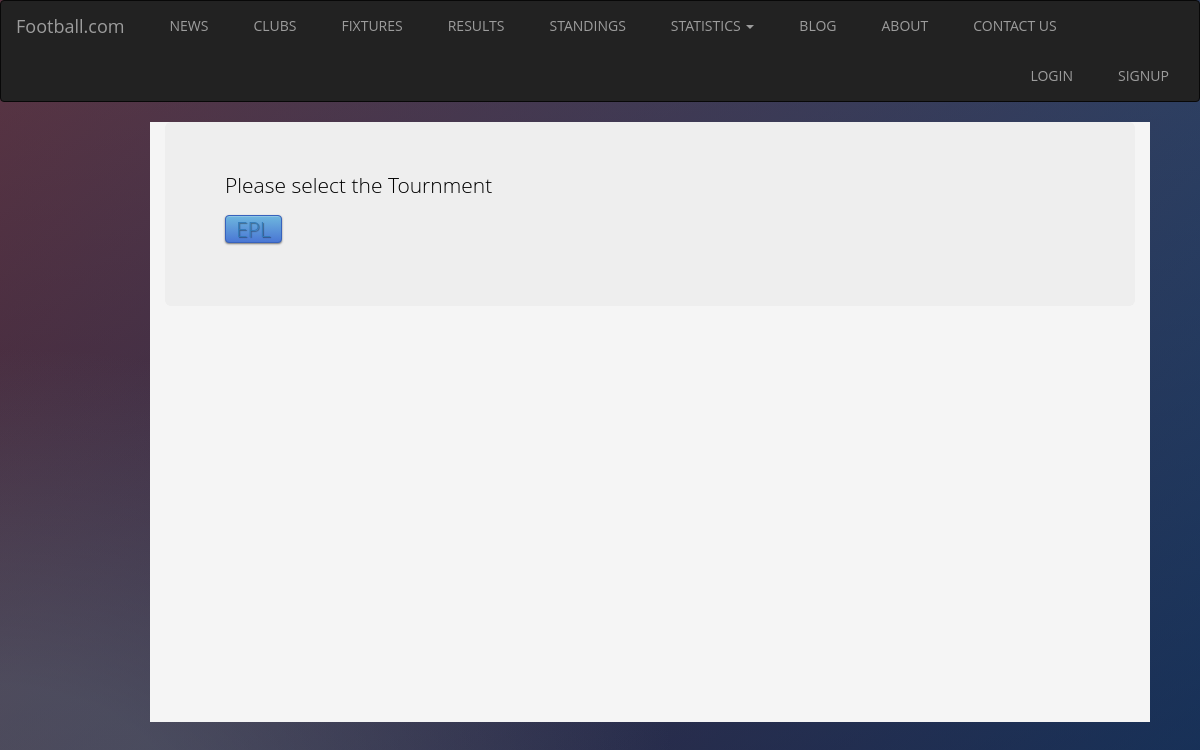
/standings_tourlist, run on an earlier commit of the app's database.
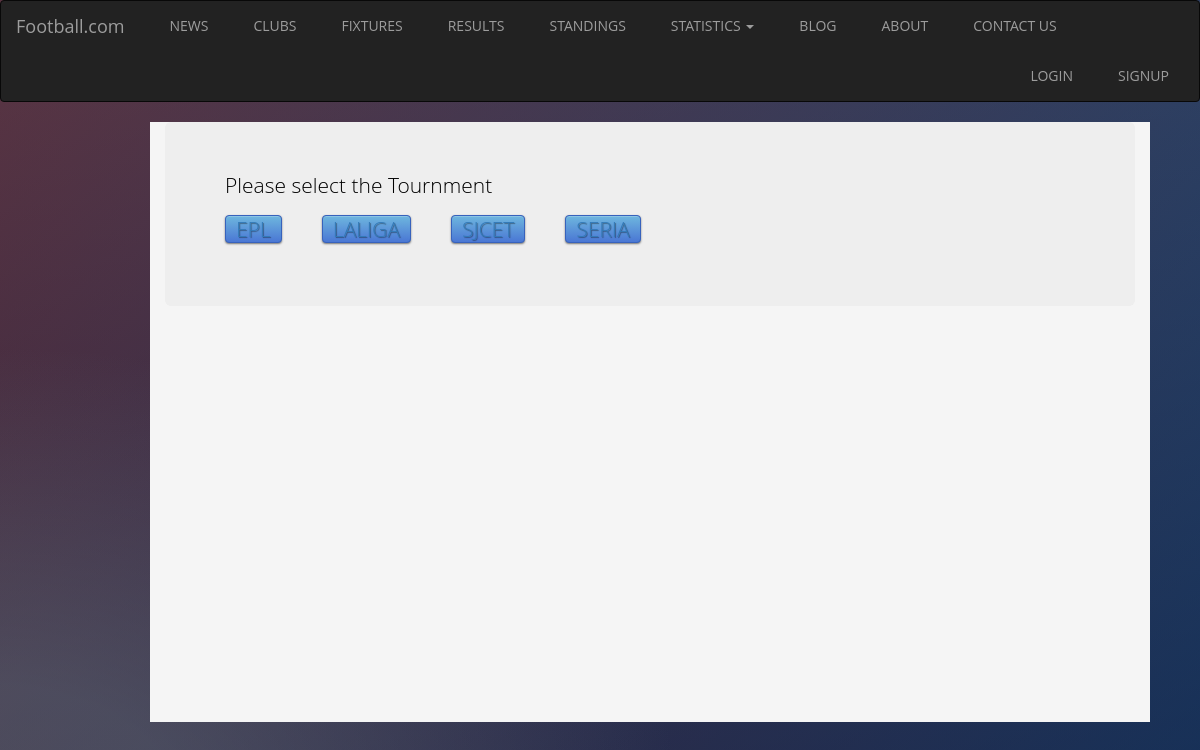
And on a later commit of the database.
### Manager/models.py (models this page shows, shortened)
class AddTournments(models.Model):
    t_name =models.CharField(max_length=30)
    t_venue = models.CharField(max_length=30)
    s_date = models.DateTimeField(default=timezone.now)
    e_date = models.DateTimeField(default=timezone.now)
    r_fee = models.IntegerField()

### Manager/views.py (the view)
# urls.py: url(r'^standings_tourlist', views.standing_tour_list),
def standing_tour_list(request):
    tourlist_cursor =connection.cursor()
    tourlist_cursor.execute("""
    SELECT DISTINCT Manager_addtournments.id,Manager_addtournments.t_name from Manager_tournmentregistration
	LEFT OUTER JOIN Manager_addtournments
	on
	(Manager_tournmentregistration.tr_name_id=Manager_addtournments.id)
    """)
    tourlist_dict = {}
    tourlist_dict =dictfetchall(tourlist_cursor)
    print(tourlist_dict)
    return render(request,'Manager/standings_tour_list.html',{'tourlist_dict':tourlist_dict})

### Manager/views.py (called while the page is built)
def dictfetchall(cursor):
    columns = [col[0] for col in cursor.description]
    return [
        dict(zip(columns, row))
        for row in cursor.fetchall()
    ]

### templates/Manager/standings_tour_list.html
<!DOCTYPE html>
{% extends 'Manager/indexbase.html'%}
{%load staticfiles%}
{% block indexblock%}
<link rel="stylesheet" href="{%static 'css/guest.css' %}">
<div class="container">
<div class="jumbotron">
    <p>Please select the Tournment</p>
  {% for t in tourlist_dict%}
      <p  class="btn btn-primary"> <a href="/standings/{{t.id}}">{{t.t_name}}</a></p> &nbsp &nbsp &nbsp &nbsp &nbsp
    {%endfor%}
</div>
</div>
{%endblock%}

What changed in the data, as far as the page shows it:
now on this page (row unchanged): AddTournments: t_name "LALIGA"
added AddTournments: t_name "SJCET"
added AddTournments: t_name "SERIA"
